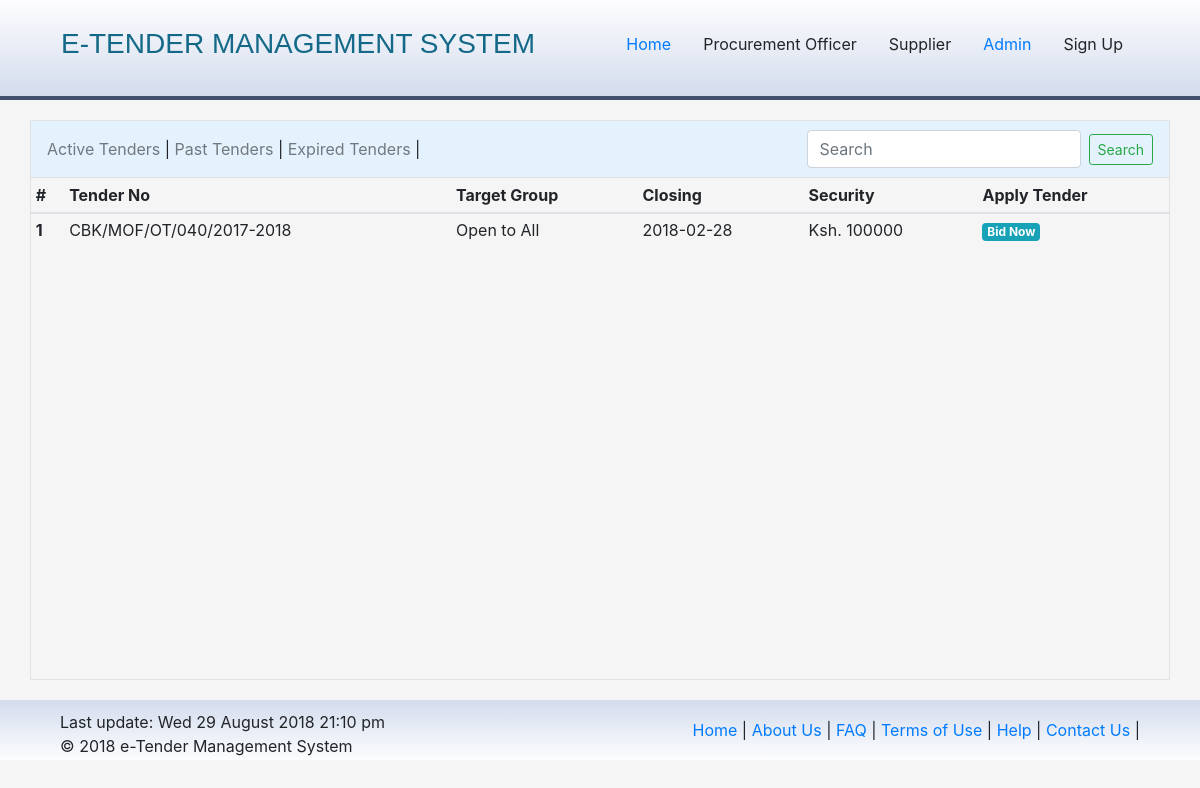
Before: / with the older database file.
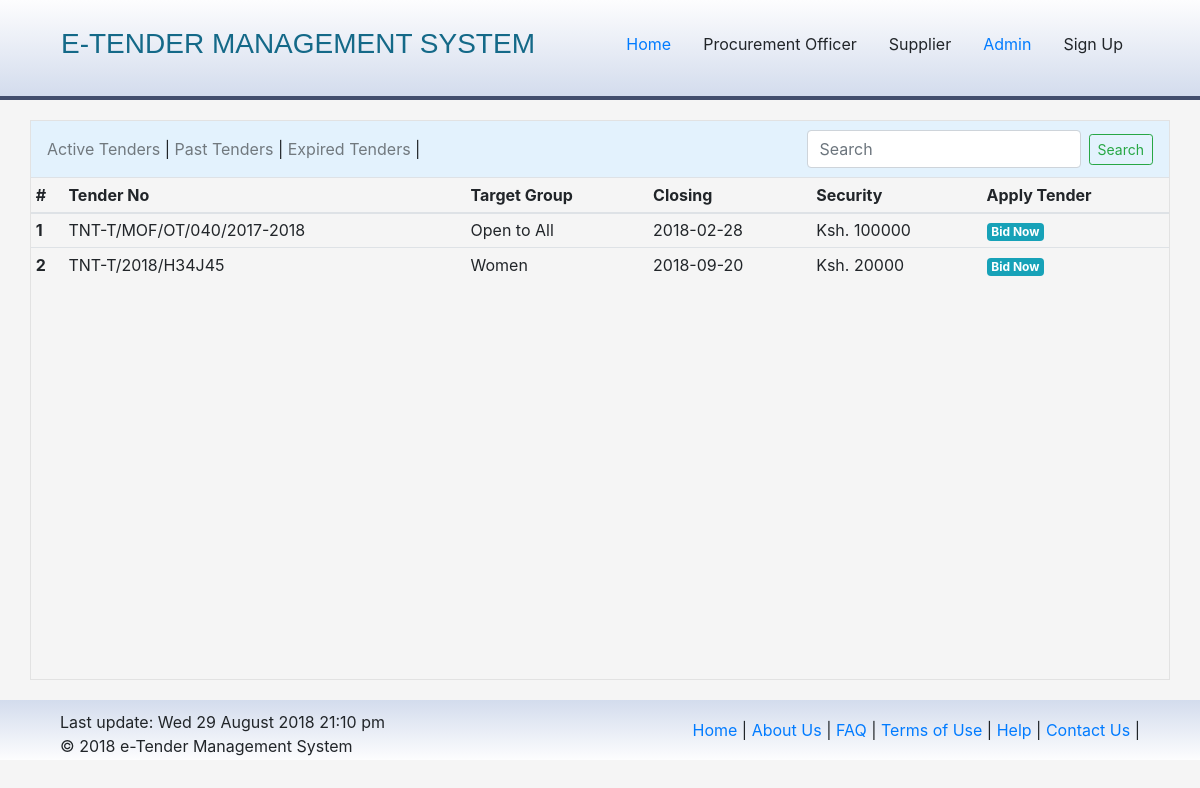
After: the same page with the newer database file.
### tables this page shows
CREATE TABLE `tenders` (
  `_id` int(11) NOT NULL,
  `tender_number` varchar(100) NOT NULL,
  `company_name` varchar(100) NOT NULL,
  `tender_cat` varchar(50) NOT NULL,
  `tender_type` varchar(50) NOT NULL,
  `tender_security` varchar(50) NOT NULL DEFAULT '0',
  `tender_closing` varchar(100) NOT NULL,
  `tender_desc` text NOT NULL,
  `added_by` varchar(100) NOT NULL,
  `approved` tinyint(1) NOT NULL DEFAULT '0',
  `expired` tinyint(1) NOT NULL DEFAULT '0',
  `dateadded` timestamp NOT NULL DEFAULT CURRENT_TIMESTAMP
);

### index.php (the view, shortened to what this page needs)
<?php
  include 'include/head.php';
?>
<div class="container body padding0">
  <?php
    include 'include/navigation.php';
  ?>
  <table class="table table-sm table-hover table-tenders">
    <thead>
      <tr>
        <th scope="col">#</th>
        <th scope="col">Tender No</th>
        <th scope="col">Target Group</th>
        <th scope="col">Closing</th>
        <th scope="col">Security</th>
        <th scope="col">Apply Tender</th>
      </tr>
    </thead>
    <tbody>
      <?php
        $sql = "SELECT * FROM tenders WHERE approved = '1' AND expired = '0'";
        $query = mysqli_query($db, $sql);
        $count = 0;
        while ($row = mysqli_fetch_assoc($query)) {
          $_id = $row['_id'];
          $t_num = $row['tender_number'];
          $t_cat = $row['tender_cat'];
          $t_desc = $row['tender_desc'];
          $t_closing = $row['tender_closing'];
          $t_security = $row['tender_security'];
          $count++;
          switch ($t_cat) {
            case 'oa':
              $category = "Open to All";
              break;
            case 'w':
              $category = "Women";
              break;
          }
          $url = 'bid.php?id='.$_id;
          echo "
            <tr class='t-row'>
              <th scope='row'>$count</th>
              <td><span data-container='body' data-toggle='popover' title='$t_num' data-placement='bottom' data-content='$t_desc'>$t_num</span></td>
              <td>$category</td>
              <td>$t_closing</td>
              <td>Ksh. $t_security</td>
              <td><a href='$url' class='badge badge-info'>Bid Now</a></td>
            </tr>
          ";
        }
      ?>
    </tbody>
  </table>
<?php
  include 'include/footer.php';
?>

Changed rows visible on the page:
changed tenders "Open to All": tender_number "CBK/MOF/OT/040/2017-2018" → "TNT-T/MOF/OT/040/2017-2018"
added tenders: tender_number "TNT-T/2018/H34J45", tender_cat "Women", tender_closing "2018-09-20", tender_security "20000"
